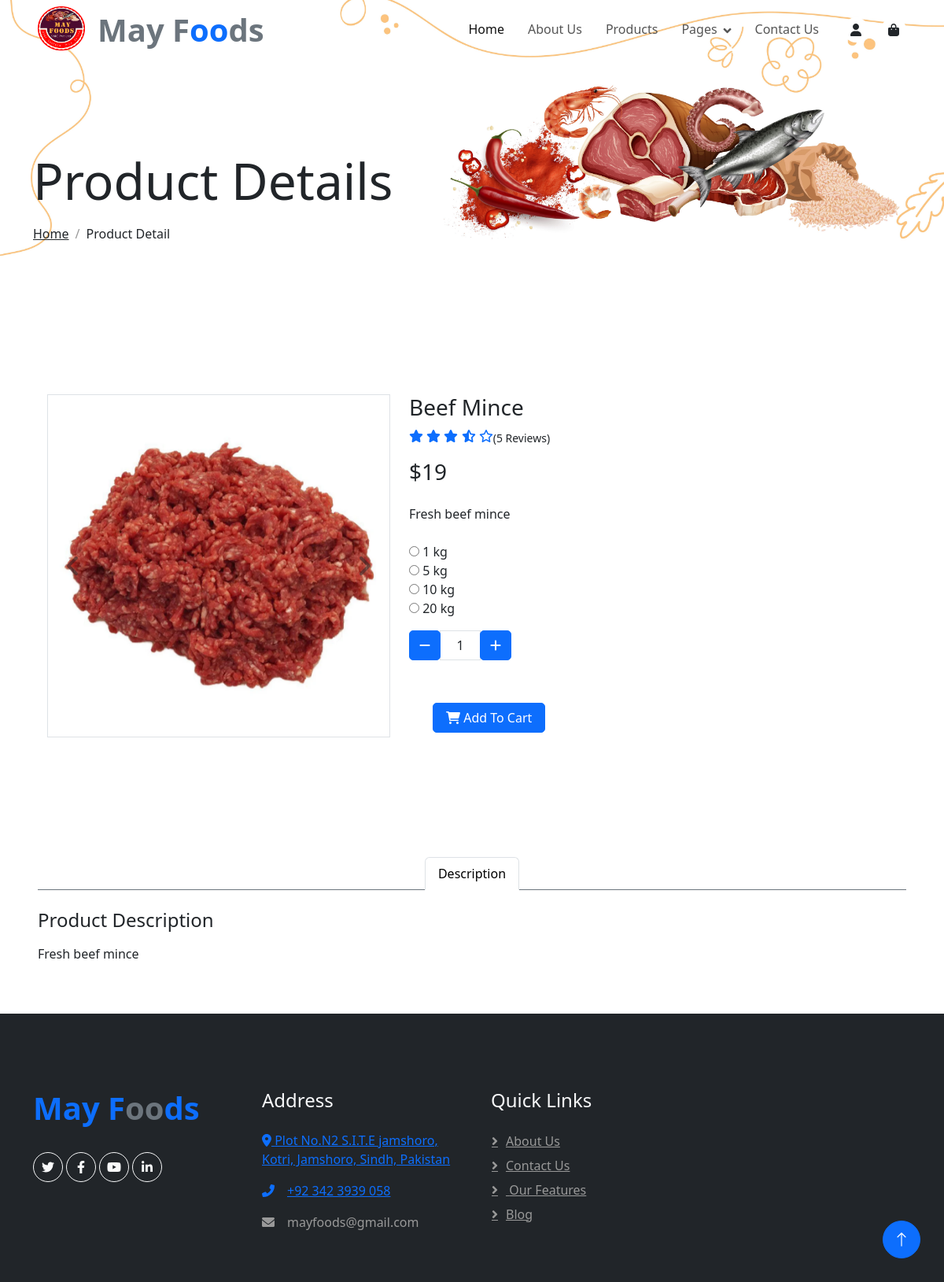
Page /productDetails.php?id=1 on the committed database.
### tables this page shows
CREATE TABLE `product` (
  `id` int(11) NOT NULL,
  `productName` varchar(55) NOT NULL,
  `price` int(11) NOT NULL,
  `description` varchar(500) NOT NULL,
  `category` varchar(55) NOT NULL,
  `productImage` varchar(255) NOT NULL,
  `time` timestamp NOT NULL DEFAULT current_timestamp()
);

### productDetails.php (the view, shortened to what this page needs)
<?php
include('header.php');
require_once("admin/db_connection.php");
?>
<div class="container-fluid page-header mb-5 wow fadeIn" data-wow-delay="0.1s">
    <div class="container">
        <h1 class="display-3 mb-3 animated slideInDown">Product Details</h1>
        <nav aria-label="breadcrumb animated slideInDown">
            <ol class="breadcrumb mb-0">
                <li class="breadcrumb-item"><a class="text-body" href="index.php">Home</a></li>
                <li class="breadcrumb-item text-dark active" aria-current="page">Product Detail</li>
            </ol>
        </nav>
    </div>
</div>
<?php
if (isset($_GET['id'])) {
    $productId = $_GET['id'];
    $query = "SELECT * FROM product where id = $productId";
    $result = mysqli_query($conn, $query);
    if (mysqli_num_rows($result) == 1) {
        $row = mysqli_fetch_assoc($result);
        ?>
        <div class="container-fluid py-5">
            <div class="row px-xl-5">
                <div class="col-lg-5 pb-5">
                    <div id="product-carousel" class="carousel slide" data-ride="carousel">
                        <div class="carousel-inner border">
                            <div class="carousel-item active">
                                <img class="w-100 h-100" src="img/<?= $row['productImage'] ?>" alt="Image">
                            </div>
                        </div>
                        <a class="carousel-control-prev" href="#product-carousel" data-slide="prev">
                            <i class="fa fa-2x fa-angle-left text-dark"></i>
                        </a>
                        <a class="carousel-control-next" href="#product-carousel" data-slide="next">
                            <i class="fa fa-2x fa-angle-right text-dark"></i>
                        </a>
                    </div>
                </div>
                <div class="col-lg-7 pb-5">
                    <h3 class="font-weight-semi-bold">
                        <?= $row['productName'] ?>
                    </h3>
                    <div class="d-flex mb-3">
                        <div class="text-primary mr-2">
                            <small class="fas fa-star"></small>
                            <small class="fas fa-star"></small>
                            <small class="fas fa-star"></small>
                            <small class="fas fa-star-half-alt"></small>
                            <small class="far fa-star"></small>
                        </div>
                        <small class="pt-1">(5 Reviews)</small>
                    </div>
                    <h3 class="font-weight-semi-bold mb-4">
                        $<?= $row['price'] ?>
                    </h3>
                    <p class="mb-4"><?= $row['description'] ?></p>
                    <div class="d-flex mb-4">
                        <form method="post">
                            <div class="custom-control custom-radio custom-control-inline">
                                <input type="radio" class="custom-control-input" id="color-1" value="1kg" name="kg">
                                <label class="custom-control-label" for="color-1">1 kg</label>
                            </div>
                            <div class="custom-control custom-radio custom-control-inline">
                                <input type="radio" class="custom-control-input" id="color-2" value="5kg" name="kg">
                                <label class="custom-control-label" for="color-2">5 kg</label>
                            </div>
                            <div class="custom-control custom-radio custom-control-inline">
                                <input type="radio" class="custom-control-input" id="color-3" value="10kg" name="kg">
                                <label class="custom-control-label" for="color-3">10 kg</label>
                            </div>
                            <div class="custom-control custom-radio custom-control-inline">
                                <input type="radio" class="custom-control-input" id="color-4" value="20kg" name="kg">
                                <label class="custom-control-label" for="color-4">20 kg</label>
                            </div>
                            <div class="input-group quantity mr-3" style="width: 130px;">
                                <div class="input-group-btn">
                                    <button class="btn btn-primary btn-minus">
                                        <i class="fa fa-minus"></i>
                                    </button>
                                </div>
                                <input name="quantity" id="quantityInput" type="text" class="form-control text-center"
                                    value="1">
                                <div class="input-group-btn">
                                    <button class="btn btn-primary btn-plus">
                                        <i class="fa fa-plus"></i>
                                    </button>
                                </div>
                            </div>
                    </div>
                    <div style="padding:30px">
                        <button name="submit" class="btn btn-primary px-3"><i class="fa fa-shopping-cart mr-1"></i> Add To
                            Cart</button>
                    </div>
                </div>
                <div class="d-flex align-items-center mb-4 pt-2">
                </div>
            </div>
        </div>
        <div class="row px-xl-5">
            <div class="col">
                <div class="nav nav-tabs justify-content-center border-secondary mb-4">
                    <a class="nav-item nav-link active" data-toggle="tab" href="#tab-pane-1">Description</a>
                </div>
                <div class="tab-content">
                    <div class="tab-pane fade show active" id="tab-pane-1">
                        <h4 class="mb-3">Product Description</h4>
                        <p>
                            <?= $row['description'] ?>
                        </p>
                    </div>
                </div>
            </div>
        </div>
        <?php
    }
}
include('footer.php') ?>

### css/style.css (style rules this page uses)
:root { --primary: #3CB815; --secondary: #F65005; --light: #F7F8FC; --grey: #c6c6c6; --dark: #111111; }
.btn { font-weight: 500; transition: .5s; }
.btn.btn-primary, .btn.btn-secondary, .btn.btn-outline-primary:hover, .btn.btn-outline-secondary:hover { color: #FFFFFF; }
.carousel-control-prev, .carousel-control-next { width: 15%; }
.page-header { padding-top: 12rem; padding-bottom: 6rem; background: url(../img/header-2.jpg) top right no-repeat; background-size: cover; }
.breadcrumb-item+.breadcrumb-item::before { color: #999999; }
.btn { border-radius: 5px; }

### rows in the picture
product: productImage (picture), productName "Beef Mince", price "19", description "Fresh beef mince"
